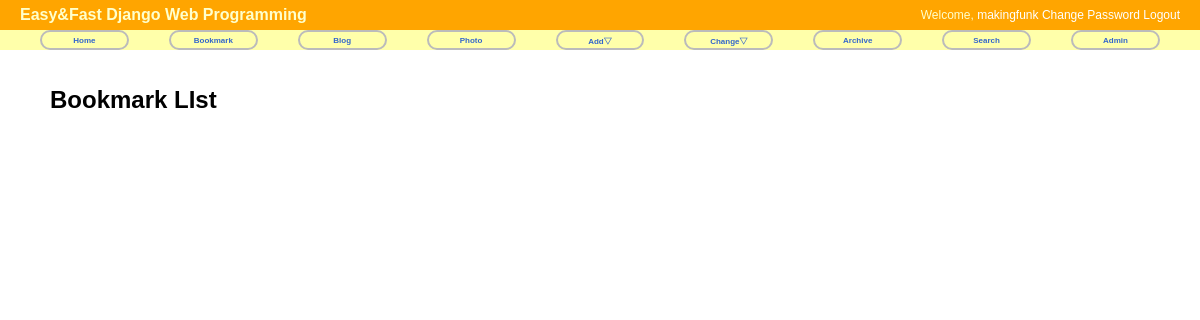
The page /bookmark/ on the database as committed earlier.
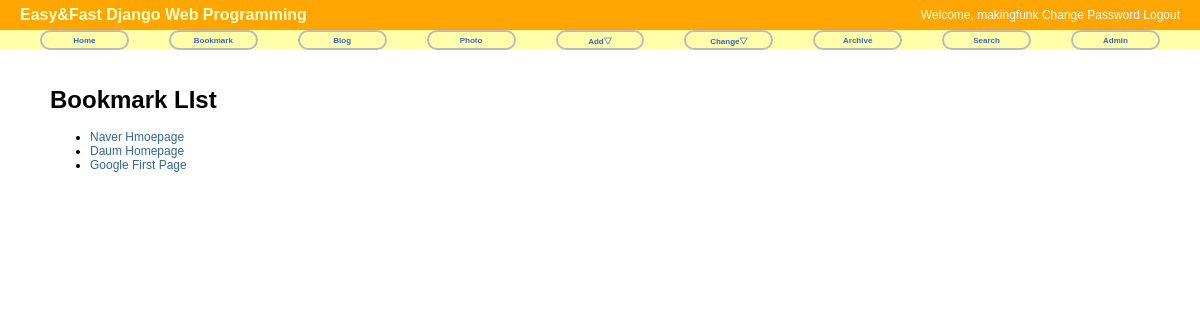
The same page on the database as committed later.
### bookmark/models.py (models this page shows)
class Bookmark(models.Model):
    title = models.CharField(max_length=100, blank=True, null=True)
    url = models.URLField('url', unique=True)
    def __str__(self):
        return self.title

### bookmark/views.py (the view)
# urls.py: path('', views.BookmarkLV.as_view(), name='index'),
class BookmarkLV(ListView):
    model = Bookmark

### bookmark/templates/bookmark/bookmark_list.html (shortened to what this page needs)
{% extends "base.html" %}
{% block content %}
<div id="content">
    <h1>Bookmark LIst</h1>
    <ul>
        {% for bookmark in object_list %}
            <li><a href="{% url 'bookmark:detail' bookmark.id %}">{{ bookmark }}</a></li>
        {% endfor %}
    </ul>
</div>
{% endblock %}

Rows that differ between the two databases and show on the page:
added Bookmark: title "Naver Hmoepage"
added Bookmark: title "Daum Homepage"
added Bookmark: title "Google First Page"
